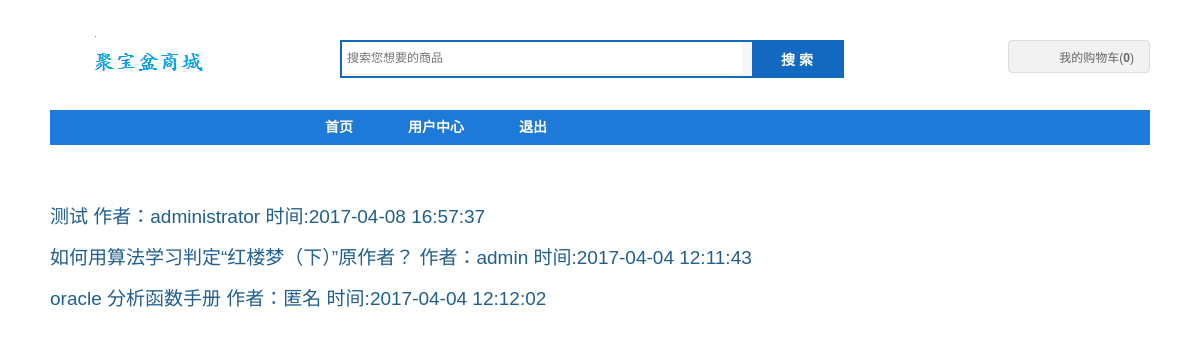
Screenshot of /articles.php?uid=1 (signed in) with the database file from the repository.
### tables this page shows
CREATE TABLE `wenzhang` (
  `id` int(11) NOT NULL AUTO_INCREMENT,
  `title` varchar(255) NOT NULL,
  `content` text NOT NULL,
  `author` varchar(255) NOT NULL,
  `time` timestamp NOT NULL DEFAULT '0000-00-00 00:00:00' ON UPDATE CURRENT_TIMESTAMP,
  PRIMARY KEY (`id`)
);

### articles.php (the view, shortened to what this page needs)
<?php
include 'conn.php';
?>
<!DOCTYPE>
<html>
<head>
<link rel="stylesheet" type="text/css" href="../images/general.css">
<link rel="stylesheet" type="text/css" href="../images/index.css">
</head>
<body>
<?php include 'header.php'; ?>
<div class="container w1100">
      <br>  <br>  <br>  <br>
        <ul>
<?php
$sql = "select * from wenzhang";
$result = $conn->query($sql);
if($result->num_rows>0){
  while($row = $result->fetch_assoc()) {
    ?>
    <li><a style = "font-size:19px" href='/article.php?wzid=<?php echo $row['id'];
      if (isset($_REQUEST['uid'])) {
        echo "&uid=".$_REQUEST['uid']."'>";
      }
      echo $row['title']."  作者：".$row['author']." 时间:".$row['time'];
      ?>
</a></li><br>
<?php
  }
}
 ?>
</ul>
</div>

### images/general.css (style rules this page uses)
body, html { font:12px Tahoma,Arial,Helvetica,sans-serif;color:#333;background:#fff }
body,html,h1,h2,h3,h4,h5,ol,ul,li,dl,dt,dd,p,span,form,input,img { margin:0;padding:0; }
ul,li { list-style-type:none; }
a { color:#205f8f;text-decoration:none; }
div.w1100 { width:1100px; }
.container { margin-left:auto;margin-right:auto; }

### rows the page displays
wenzhang: title "测试", author "administrator", time "2017-04-08 16:57:37"
wenzhang: title "如何用算法学习判定“红楼梦（下）”原作者？", author "admin", time "2017-04-04 12:11:43"
wenzhang: title "oracle 分析函数手册", author "匿名", time "2017-04-04 12:12:02"
